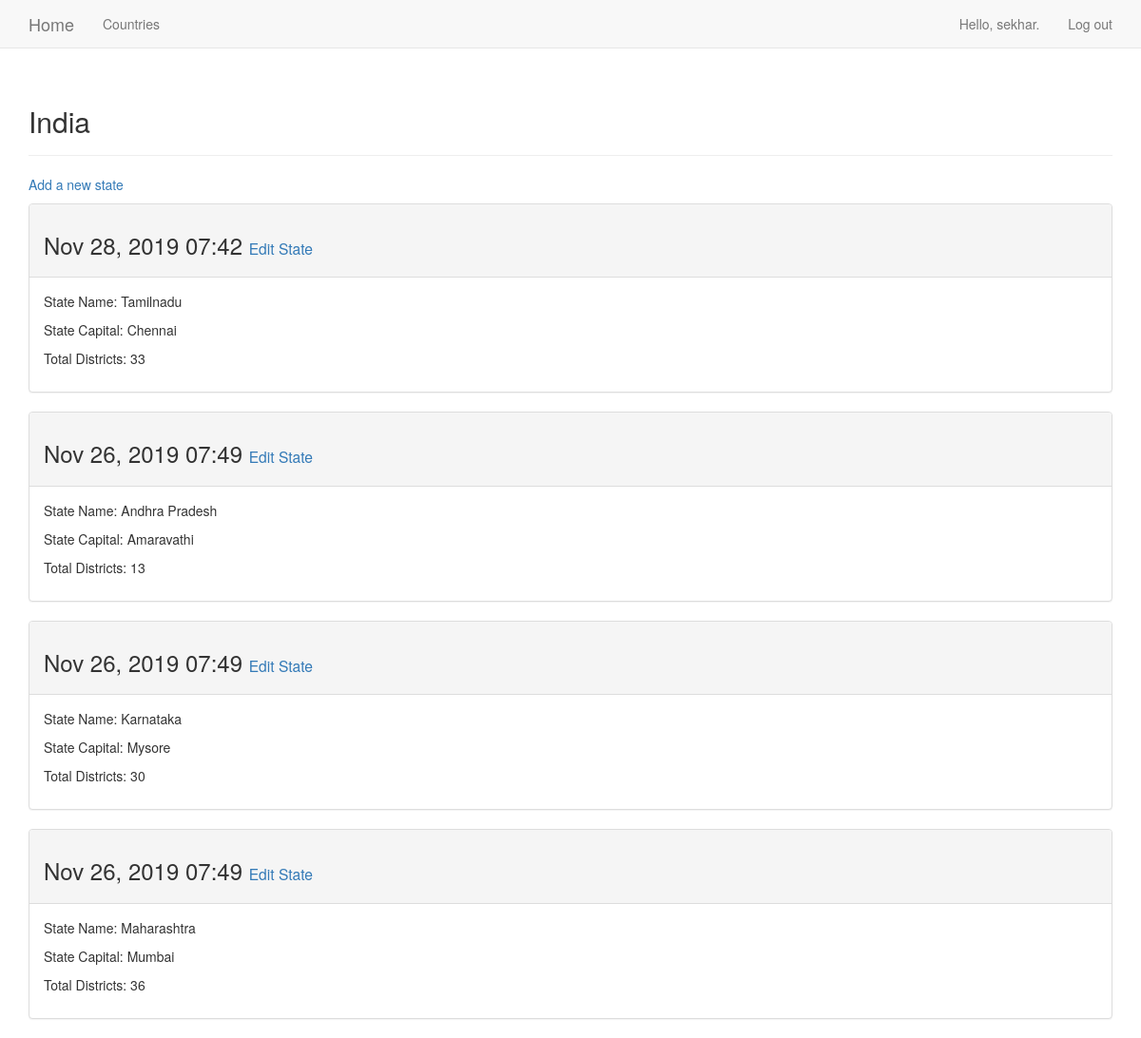
The page /stateslist/1/ (signed in) on the database as committed earlier.
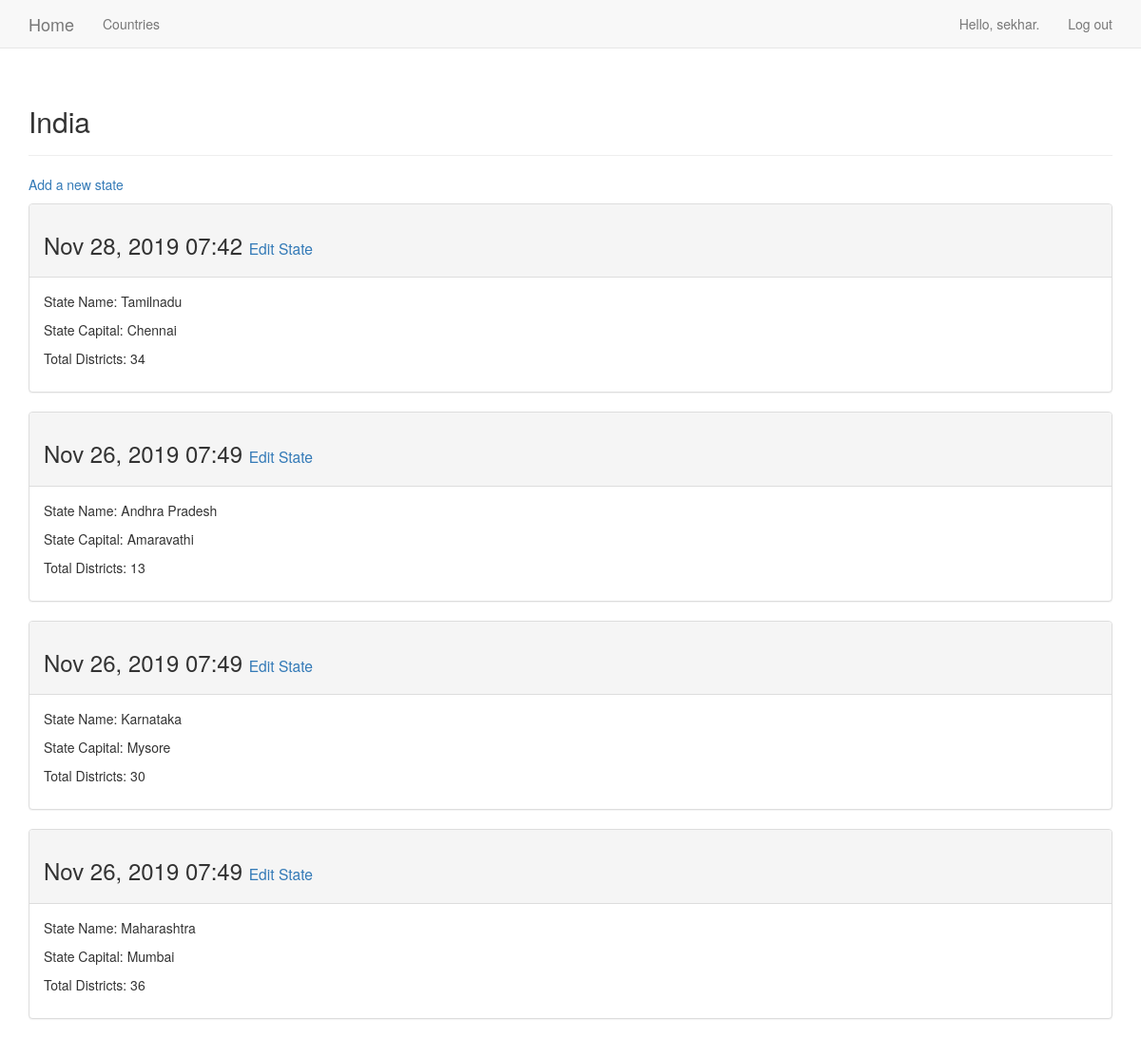
The same page on the database as committed later.
### countries/models.py (models this page shows, shortened)
class Country(models.Model):
    country_name = models.CharField('Country Name', max_length=250)
    date_added = models.DateTimeField(auto_now_add=True)
    owner = models.ForeignKey(User, on_delete=models.PROTECT)
    def __str__(self):
        return self.country_name

class States(models.Model):
    country_name = models.ForeignKey(Country, on_delete=models.PROTECT)
    state_name = models.CharField('State Name', max_length=250)
    state_capital = models.CharField('Capital', max_length=250)
    total_districts = models.IntegerField(blank=True)
    date_added = models.DateTimeField(auto_now_add=True)
    class Meta:
        verbose_name_plural = 'states'

### countries/views.py (the view)
# urls.py: url('stateslist/(?P<country_id>\d+)/$', views.stateslist, name='stateslist'),
@login_required
def stateslist(request, country_id):
    s = Country.objects.get(id=country_id)
    if s.owner != request.user:
        raise Http404
    states_info = s.states_set.order_by('-date_added')
    context = {'state': s, 'stateslist': states_info}
    return render(request, 'countries/stateslist.html', context)

### countries/templates/countries/stateslist.html
{% extends 'countries/base.html' %}
{% load bootstrap3 %}
{% block header %}
<h2>{{state}}</h2>
{% endblock header %}
{% block content %}
<p><a href = "{% url 'countries:new_state' state.id %}">Add a new state</a></p>
{% for s in stateslist %}
<div class="panel panel-default">
    <div class="panel-heading">
        <h3>
            {{s.date_added|date:'M d, Y H:i' }}
            <small>
                <a href="{% url 'countries:edit_state' s.id %}">
                    Edit State</a>
            </small>
        </h3>
    </div>
    <div class="panel-body">
        <p>State Name: {{ s.state_name }}</p>
        <p>State Capital: {{ s.state_capital }}</p>
        <p>Total Districts: {{ s.total_districts }}</p>
</div>
</div>
 {% empty %}
There are no states for this country yet.
{% endfor %}
{% endblock content %}

### countries/templates/countries/base.html (shortened to what this page needs)
{% load bootstrap3 %}
<!DOCTYPE html>
<html lang="en">
<head>
    {% bootstrap_css %}
</head>
<body>
 <nav class="navbar navbar-default navbar-static-top">
     <div class="container">
         <div class="navbar-header">
             <a class="navbar-brand" href="{% url 'countries:home' %}">Home</a>
         </div>
         <div id="navbar" class="navbar-collapse collapse">
             <ul class="nav navbar-nav">
                 <li><a href="{% url 'countries:countries' %}">Countries</a></li>
             </ul>
             <ul class="nav navbar-nav navbar-right">
                 {% if user.is_authenticated %}
                 <li><a>Hello, {{ user.username }}.</a></li>
                 <li><a href="{% url 'users:logout' %}">Log out</a></li>
                 {% else %}
                 <li><a href="{% url 'users:register' %}">Register</a></li>
                 <li><a href="{% url 'users:login' %}">Log in</a></li>
                 {% endif %}
             </ul>
         </div>
     </div>
 </nav>
<div class="container">
    <div class="page-header">
        {% block header %}{% endblock header %}
    </div>
    <div>
        {% block content %}{% endblock content %}
    </div>
</div>
</body>
</html>

Rows that differ between the two databases and show on the page:
changed States "Nov 28, 2019 07:42": total_districts "33" → "34"
